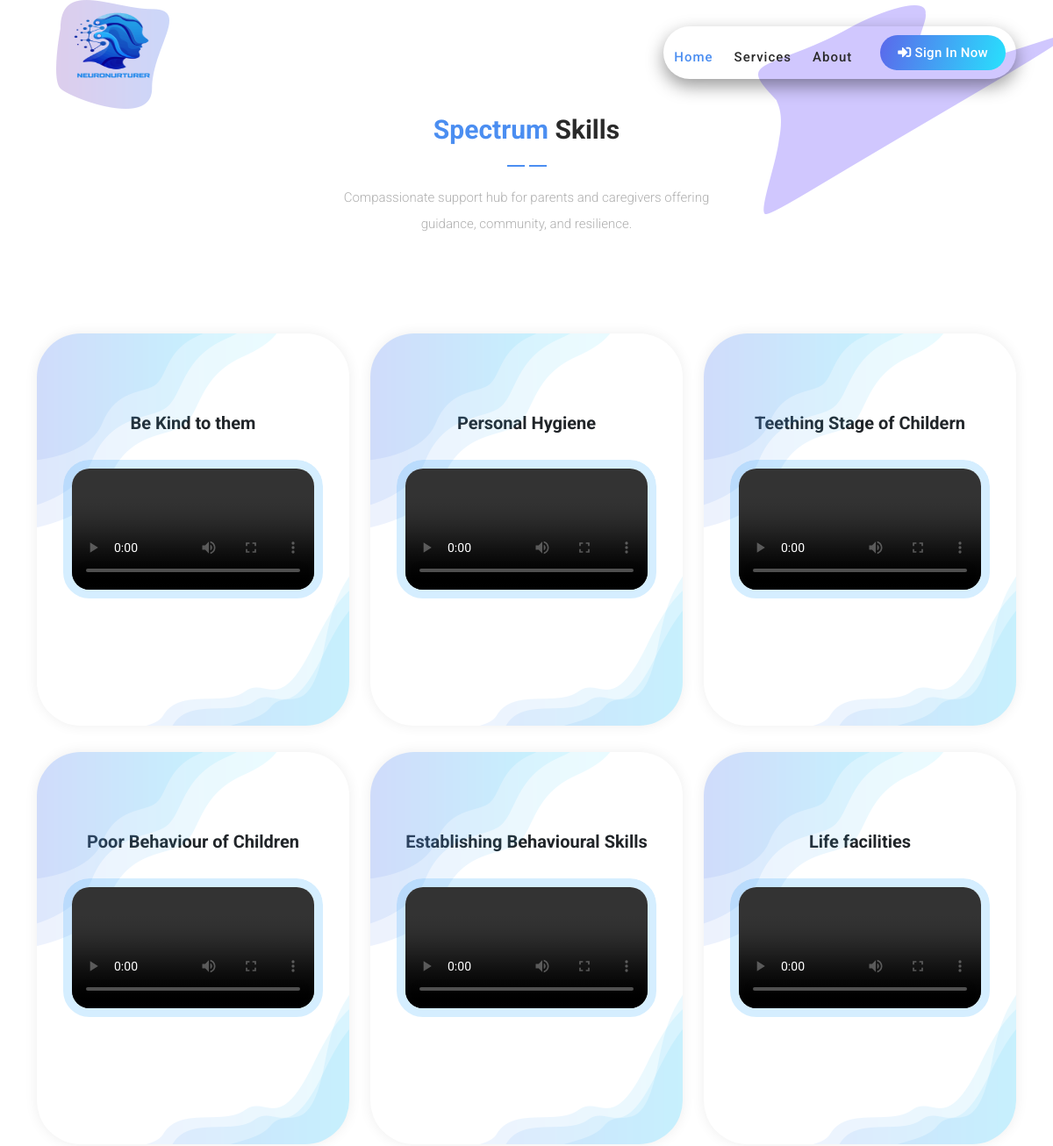
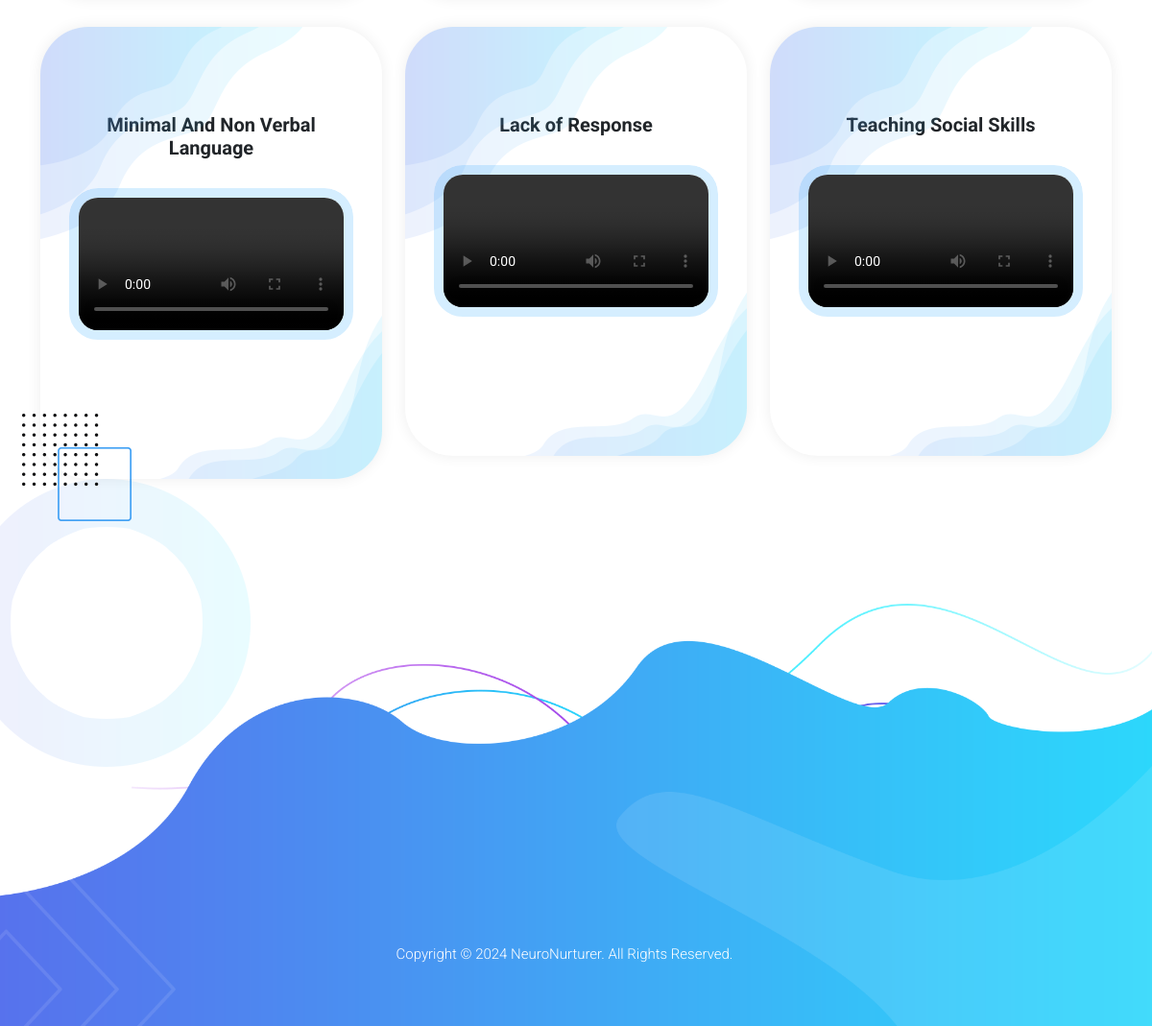
Page /care_taker.php on the committed database (2 pictures, top to bottom).
### tables this page shows
CREATE TABLE IF NOT EXISTS `care_taker` (
  `id` int(11) NOT NULL AUTO_INCREMENT,
  `title` varchar(100) NOT NULL,
  `video` tinytext NOT NULL,
  `status` varchar(30) NOT NULL,
  PRIMARY KEY (`id`)
);

### care_taker.php (the view, shortened to what this page needs)
<?php
include("header.php");
?>
<div id="services" class="services section">
    <div class="container">
      <div class="row">
        <div class="col-lg-8 offset-lg-2">
          <div class="section-heading">
            <h4><em>Spectrum</em> Skills</h4>
            <img src="assets/images/heading-line-dec.png" alt="">
            <p>Compassionate support hub for parents and caregivers  offering guidance, community, and resilience.</p>
          </div>
        </div>
		<?php
		include("connection.php");
		$sel = "select * from care_taker";
		$res = mysqli_query($con, $sel);
		while ($row = mysqli_fetch_array($res)) {
		?>
            <div class="col-lg-4">
    <div class="pricing-item-regular">
        <h4><?php echo $row['title']; ?></h4>
        <div class="icon" style="border-radius: 30px; overflow: hidden;">
            <video width="100%" height="100%" controls style="border: 10px solid #D5EEFF; border-radius: 30px;">
                <source src="admin/care_taker/uploads/<?php echo $row['video']; ?>" type="video/mp4">
            </video>
        </div>
        <br><br>
    </div>
</div>
		<?php
		}
		?>
	  </div>
    </div>
  </div>
  <?php
include("footer.php");
?>

### header.php (shortened to what this page needs)
<!DOCTYPE html>
<html lang="en">
  <head>
    <link href="vendor/bootstrap/css/bootstrap.min.css" rel="stylesheet">
    <link rel="stylesheet" href="https://use.fontawesome.com/releases/v5.8.1/css/all.css">
    <link rel="stylesheet" href="assets/css/templatemo-chain-app-dev.css">
    <link rel="stylesheet" href="assets/css/animated.css">
  </head>
<body>
  <header class="header-area header-sticky wow slideInDown" data-wow-duration="0.75s" data-wow-delay="0s">
    <div class="container">
    <div class="custom-div">
      <div class="row">
        <div class="col-12">
          <nav class="main-nav">
            <div class="logo">
            <img src="assets/images/logo.png" width="80" height="80" alt="NeuroNurturer" style="margin-left: 30px;">
</div>
            <ul class="nav">
              <?php
				if ($_SESSION['user']=='user')
				{
				?>
			   <li class="scroll-to-section"><a href="index1.php" class="active">Home</a></li>
              <?php
              include('connection.php');
              $res=mysqli_query($con,"select * from result where user_id='$_SESSION[uid]'");
              $cc=mysqli_num_rows($res);
              if($cc>0)
              {
                echo '<li class="scroll-to-section"><a href="activities.php">Lumina</a></li>';
                if (basename($_SERVER['PHP_SELF']) === 'social_community.php') {
                  echo '<li class="scroll-to-section"><a href="add_social.php">upload</a></li>';
              }
                echo '<li class="scroll-to-section"><a href="detection.php">Early Eye</a></li>';
              }
              else
              {
                echo '<li class="scroll-to-section"><a href="detection.php">Early Eye</a></li>';
              }
              ?>
              <li><div class="gradient-button"><a  href="logout.php"><i class="fa fa-sign-in-alt"></i> Logout</a></div></li>
			  <?php
				}else{
			   ?>
				<li class="scroll-to-section"><a href="index.php#top" class="active">Home</a></li>
              <li class="scroll-to-section"><a href="#services">Services</a></li>
              <li class="scroll-to-section"><a href="#about">About</a></li>
              <li><div class="gradient-button"><a id="modal_trigger" href="#modal"><i class="fa fa-sign-in-alt"></i> Sign In Now</a></div></li>
			   <?php
				}
				?>
            </ul>
          </nav>
        </div>
      </div>
      </div>
    </div>
  </header>

### footer.php (shortened to what this page needs)
  <footer id="newsletter">
    <div class="container">
      <div class="row">
      <div class="row">
        <div class="col-lg-12">
          <div class="copyright-text">
            <p>Copyright © 2024 NeuroNurturer. All Rights Reserved.
          </div>
        </div>
      </div>
    </div>
  </footer>
</body>
</html>

### rows in the picture
care_taker: title "Be Kind to them"
care_taker: title "Personal Hygiene"
care_taker: title "Teething Stage of Childern"
care_taker: title "Poor Behaviour of Children"
care_taker: title "Establishing Behavioural Skills"
care_taker: title "Life facilities"
care_taker: title "Minimal And Non Verbal Language"
care_taker: title "Lack of Response"
care_taker: title "Teaching Social Skills"
